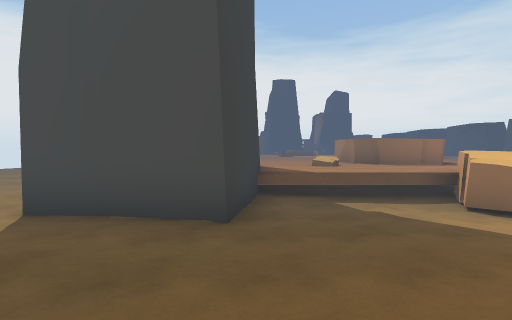
view 1 (above)

17 first-person views from a walk through a 3-D level made in the Unity game engine. The camera is 1.5 m above the floor, tilts 2° down and sees 85° across. Doors are open. The floor is counted in squares, 2 m on a side. Each view is taken from the middle of a square. On the plan, view 1 faces up. The plan holds only what a view shows up to about 10 squares ahead; the rest is blank. The place goes on beyond the plan. The player is left out. Some surface patterns are stand-ins.

view 2
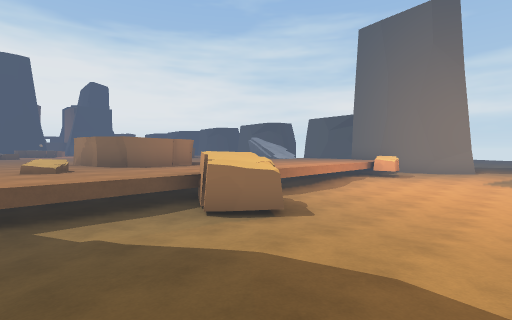

view 3
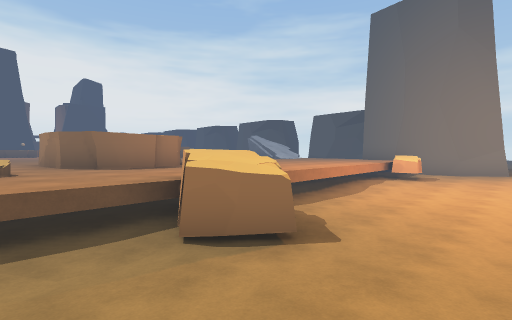

view 4
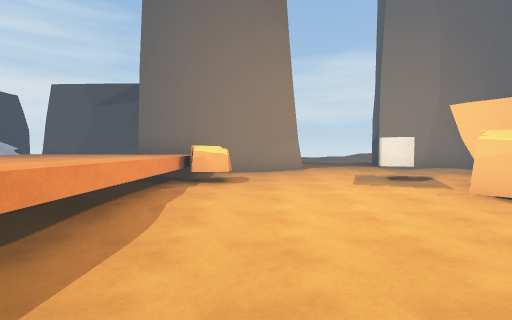

view 5
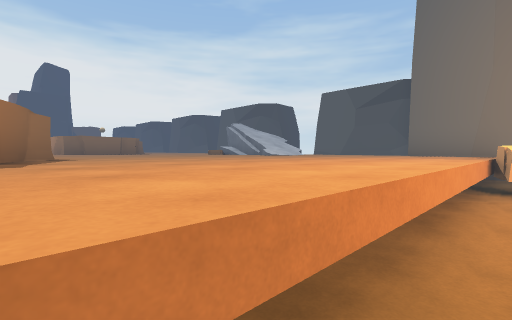

view 6
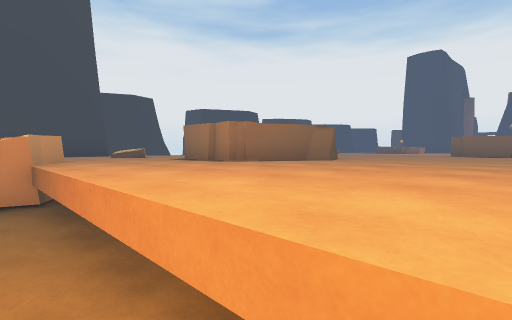

view 7
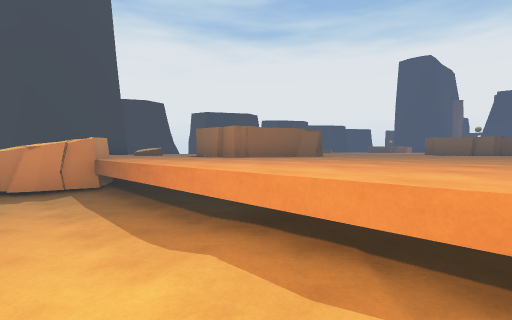

view 8
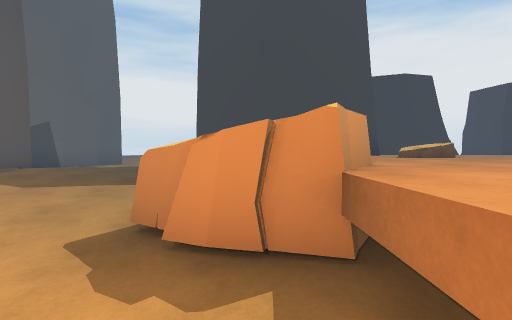

view 9
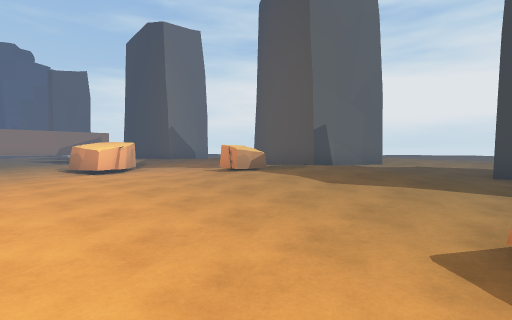

view 10
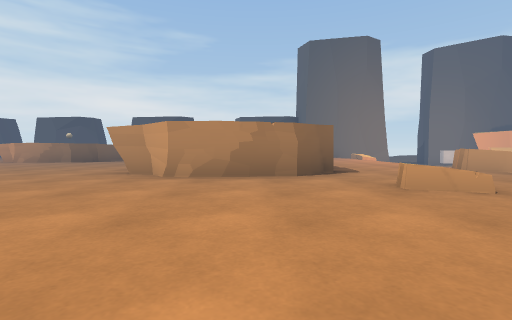

view 11
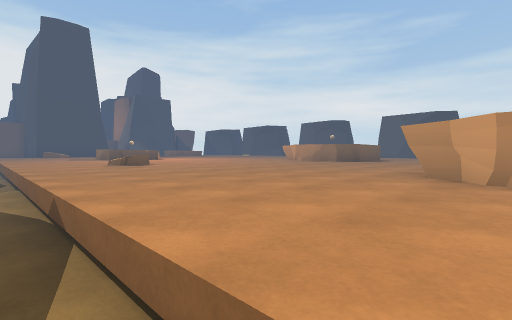

view 12
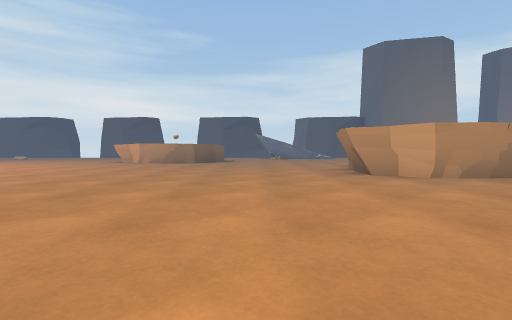

view 13
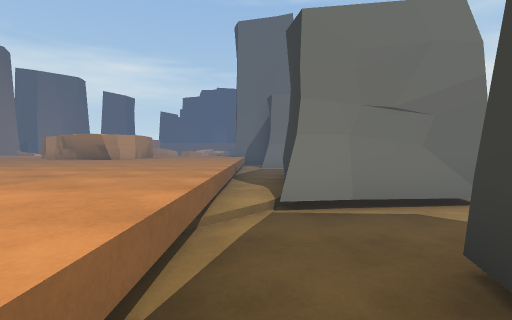

view 14
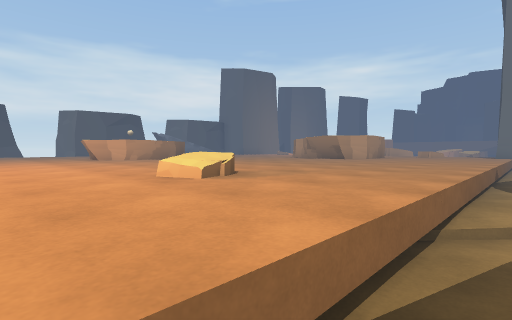

view 15
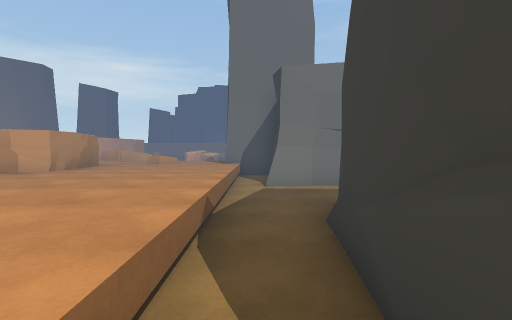

view 16
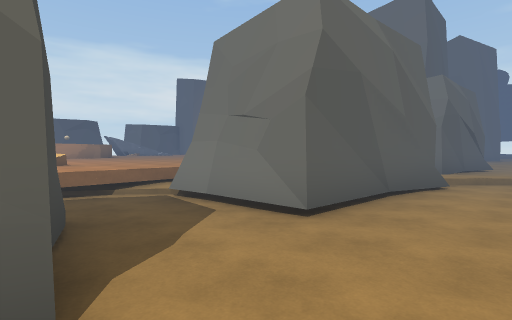

view 17
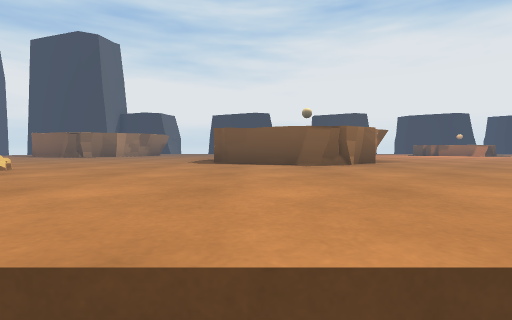

### Floor plan
Key: @ floor where view 1 was taken; # wall or solid block; . main floor; : floor 0.25 m higher than the main floor; + floor 0.5 m higher than the main floor; - floor 0.5 m lower than the main floor; _ floor 0.75 m lower than the main floor; < floor 1 m lower than the main floor; ( floor 1.25 m lower than the main floor; / step, stairs or slope; = window, fence, low wall or low ledge; ^ raised ledge; O other object.
Columns run from 8 left of view 1 to 16 right of it. Each row starts with its distance up from view 1.
 21        _.
 20   __###_.............
 19   ______..O......^...
 18   _____//.......^^^#..
 17   __###-........^OO^...
 16   -_###-........^^^=...<
 15   -_###-........#^# ../
 14   __###-..............
 13   __ //-............:O
 12   _- ---...####.....
 11    --##-...^  ^=..... //#
 10    -###-...^  ^#.......<#
  9 /- -###-...#^^^.......//#
  8 -- _#####.+.   .......= #
  7  -__#   #.............#
  6   __    #...OO.../.= .#
  5    -/  ##<<<OO<<(/<<O<#
  4     /###_</<<O((((<<<<##
  3    /_____////<((((<<<<_#
  2    --_-__--//<((((<<<____
  1     -_-_---//<<<((<<O____
  0       #-@--/_<<<  OO<____
 -1       ###-O_<<<<  OO_#_##
 -2        #  O__<<<      _#
 -3        #  __<<<<       #
 -4           _<<<<<
 -5           /<O<<<
 -6            OOO<<
 -7             O<<
 -8              <<

Where each view was taken, in squares from view 1:
view 1: 0 up, 0 right, facing up
view 2: 1 up, 1 right, facing up-right
view 3: 2 up, 2 right, facing up-right
view 4: 4 up, 6 right, facing right
view 5: 5 up, 6 right, facing up-right
view 6: 5 up, 10 right, facing up-left
view 7: 4 up, 11 right, facing up-left
view 8: 5 up, 7 right, facing left
view 9: 4 up, 7 right, facing down-left
view 10: 10 up, 1 left, facing right
view 11: 11 up, 1 left, facing up-right
view 12: 14 up, 1 left, facing right
view 13: 21 up, 1 left, facing down
view 14: 21 up, 1 left, facing down-right
view 15: 17 up, 1 left, facing down
view 16: 20 up, 6 left, facing down-right
view 17: 16 up, 15 right, facing left
